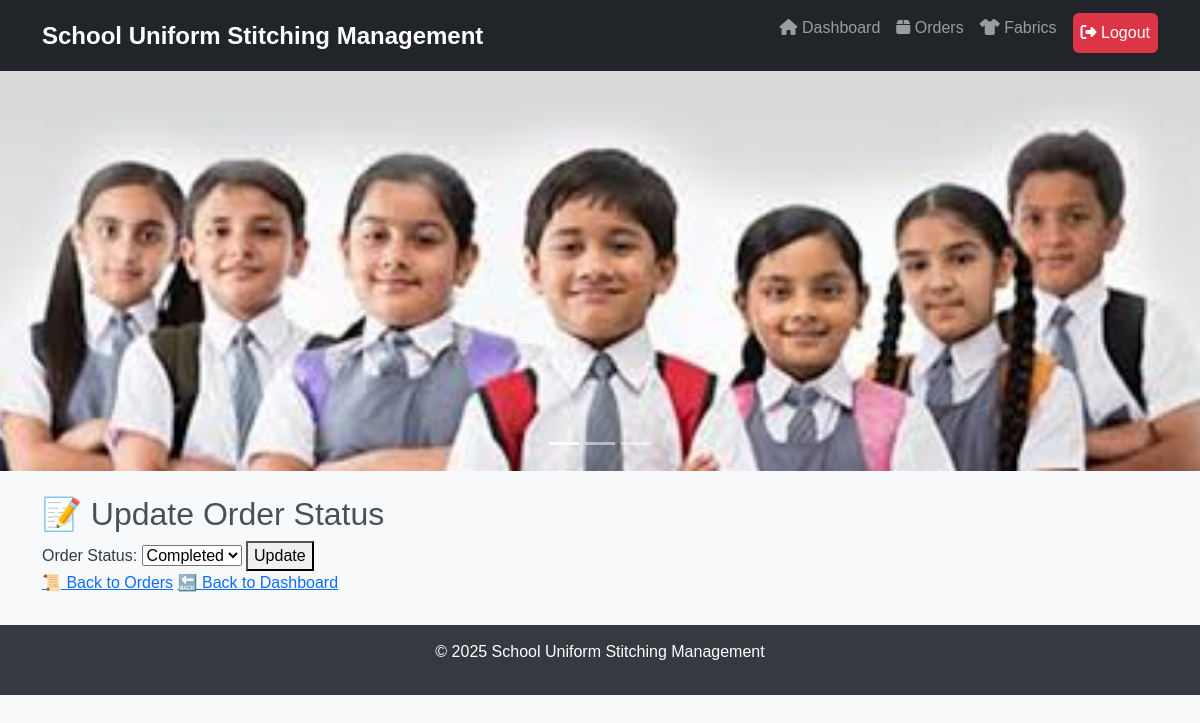
The app's page /update-order/1/ (signed in), older data.
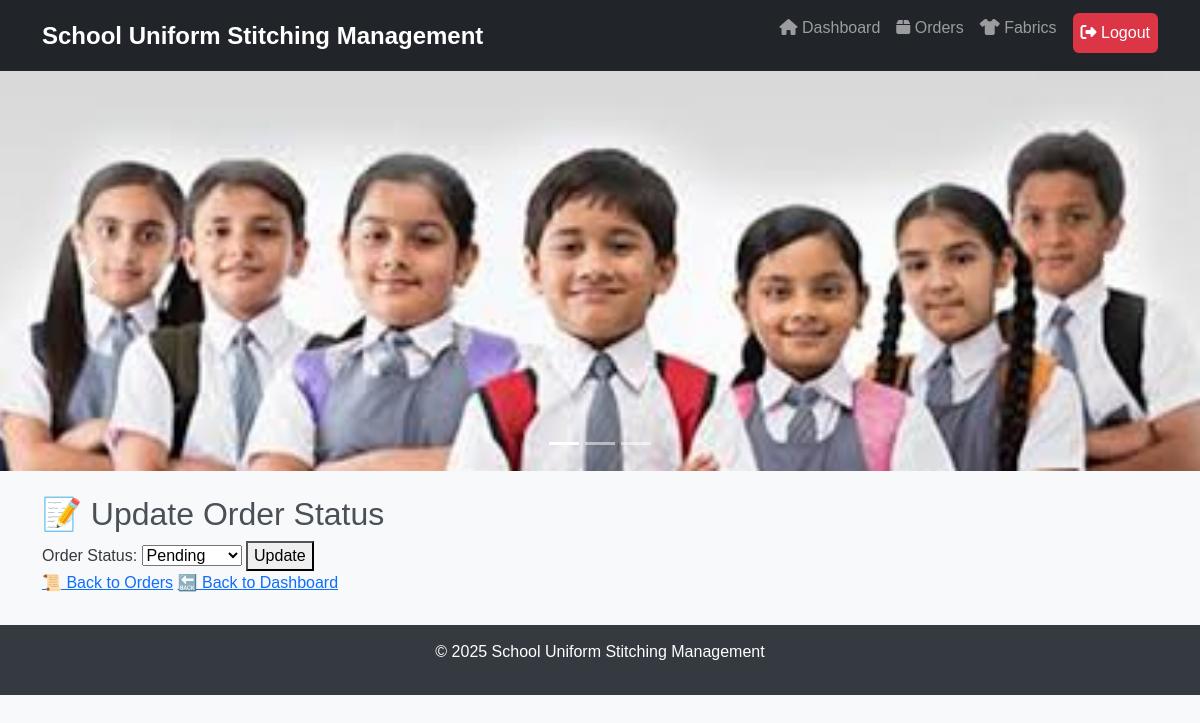
The same page, newer data.
### stitching/models.py (models this page shows, shortened)
class Order(models.Model):
    measurement = models.ForeignKey(StudentMeasurement, on_delete=models.CASCADE, related_name="orders")
    fabric = models.ForeignKey(FabricAccessory, on_delete=models.CASCADE, related_name="orders")
    quantity = models.PositiveIntegerField()
    order_date = models.DateTimeField(auto_now_add=True)
    status = models.CharField(max_length=50, choices=[('pending', 'Pending'), ('completed', 'Completed')])

### stitching/views.py (the view)
# urls.py: path('update-order/<int:order_id>/', update_order_status, name='update_order'),
@login_required
def update_order_status(request, order_id):
    order = get_object_or_404(Order, id=order_id)
    if request.method == "POST":
        order.status = request.POST.get('status')
        order.save()
        return redirect('order_list')
    return render(request, 'stitching/update_order.html', {'order': order})

### stitching/templates/stitching/update_order.html (shortened to what this page needs)
{% extends 'stitching/base.html' %}
{% block content %}
<h2>📝 Update Order Status</h2>
<form method="POST">
    <label for="status">Order Status:</label>
    <select name="status">
        <option value="pending" {% if order.status == "pending" %}selected{% endif %}>Pending</option>
        <option value="completed" {% if order.status == "completed" %}selected{% endif %}>Completed</option>
    </select>
    <button type="submit">Update</button>
</form>
<a href="{% url 'order_list' %}">📜 Back to Orders</a>
<a href="{% url 'dashboard' %}">🔙 Back to Dashboard</a>
{% endblock %}

Row changes from the older to the newer data that the page shows:
changed Order: status "Completed" → "Pending"
